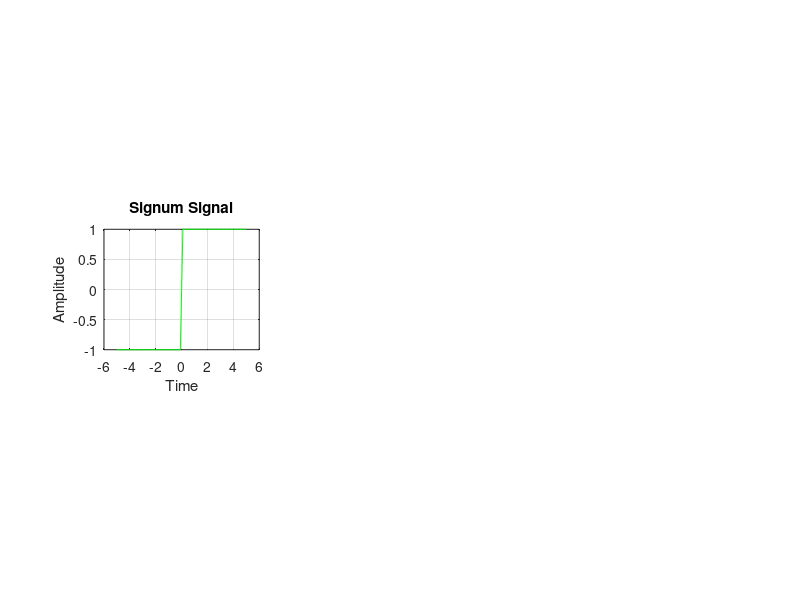

Write MATLAB code to recreate this figure.
% SIGNUM SIGNAL (=1 when t>0; =0 when t=0; =-1 when t<0)
t=-5:0.1:5;
x1=1;
x2=0;
x3=-1;
x=x1.*(t>0)+x2.*(t==0)+x3.*(t<0);
subplot(3,3,4);
plot(t,x,'g');
xlabel('Time');
ylabel('Amplitude');
title('Signum Signal');
grid on;
